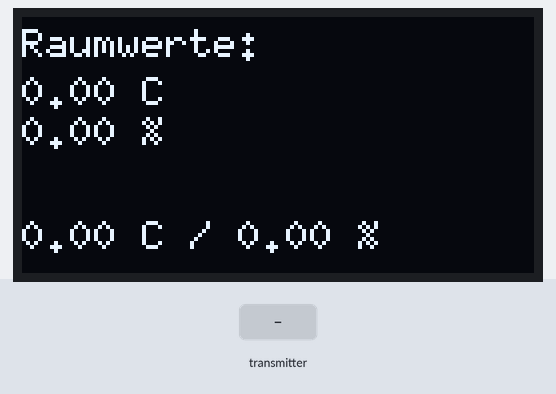
Simulated run of this sketch. Board: ESP32. On the bench: 128×64 one-colour display. The test bench sets the inputs (shaded band). What the sketch prints to the serial monitor is not drawn.

Above: at 1.3 s.
1.4 s: the transmitter starts sending raumTemp = 25
At 3.0 s:
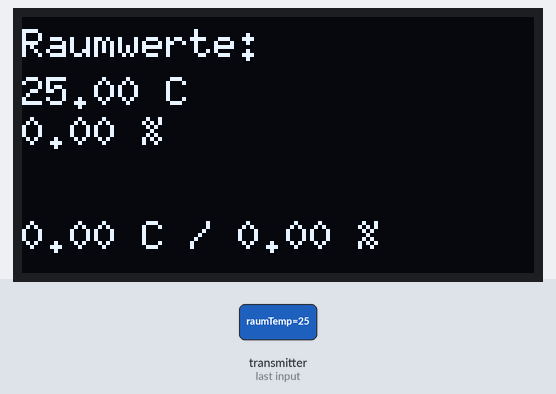
3.7 s: the transmitter starts sending raumHum = 25
At 5.2 s:
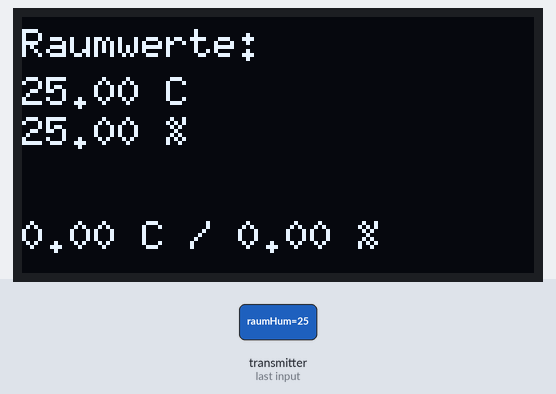
5.7 s: the transmitter starts sending wetterTemp = 25
At 7.4 s:
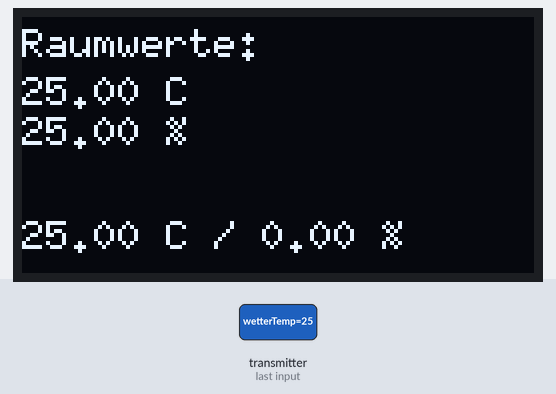
7.8 s: the transmitter starts sending wetterHum = 25
At 9.5 s:
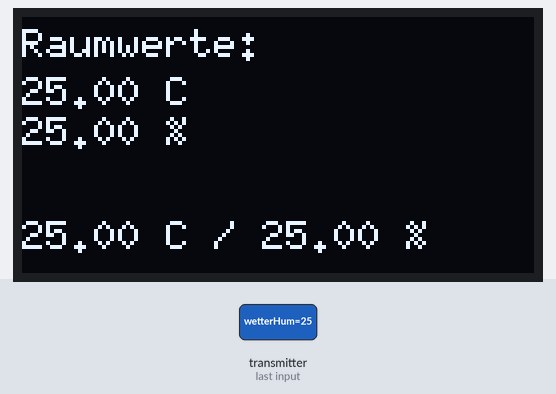
9.8 s: the transmitter starts sending ort = 0
11.9 s: the transmitter starts sending raumTemp = 0
At 12.8 s:
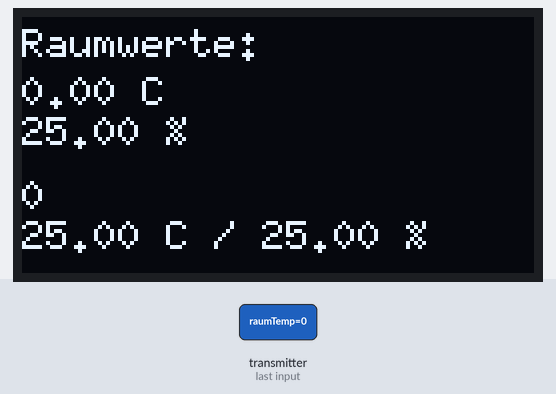
Timing chart, 0 to 14.9 s (numbered marks = the images above; inputs shaded):
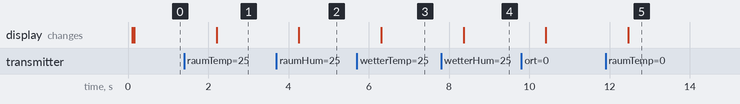

Measured:
- after the input at 1.4 s, the display: changes after 0.81 s (image 1)
- after the input at 3.7 s, the display: changes after 0.56 s (image 2)
- after the input at 5.7 s, the display: changes after 0.61 s (image 3)
- after the input at 7.8 s, the display: changes after 0.56 s (image 4)
- after the input at 11.9 s, the display: changes after 0.56 s (image 5)

The sketch:

SYT_receiver.ino
```cpp
#include <WiFi.h>
#include <esp_now.h>
#include <esp_wifi.h>
#include <Wire.h>
#include <U8g2lib.h>

U8G2_SH1106_128X64_NONAME_F_HW_I2C display(U8G2_R0,U8X8_PIN_NONE,22,21);

typedef struct struct_message {
  float raumTemp;
  float raumHum;
  float wetterTemp;
  float wetterHum;
  char ort[32];
} struct_message;

struct_message daten;

// KORREKTUR: Alte Callback-Signatur ohne 'esp_now_recv_info_t'
void onReceive(const uint8_t *mac, const uint8_t *incomingData, int len) {
  memcpy(&daten, incomingData, sizeof(daten));
  Serial.println("Daten empfangen");
}

void setup() {
  Serial.begin(115200);

  WiFi.mode(WIFI_STA);
  esp_wifi_set_promiscuous(true);
  esp_wifi_set_channel(1, WIFI_SECOND_CHAN_NONE);
  esp_wifi_set_promiscuous(false);
  delay(100);

  Serial.print("Receiver MAC: ");
  Serial.println(WiFi.macAddress());

  if (esp_now_init() != ESP_OK) {
    Serial.println("ESP-NOW Fehler");
    return;
  }

  // Jetzt passt die Funktion onReceive zur Erwartung des Board-Cores
  esp_now_register_recv_cb(onReceive);

  Wire.begin(21, 22);

  display.begin();
  display.enableUTF8Print();

  Serial.println("Receiver bereit");
}

void loop() {
 display.clearBuffer();					// Internen Puffer leeren
  display.setFont(u8g2_font_6x10_tf);	// Kleine Schrift wählen

  // Raumwerte
  display.drawStr(0, 10, "Raumwerte:");
  display.setCursor(0, 22);
  display.print(daten.raumTemp); display.print(" C");
  display.setCursor(0, 32);
  display.print(daten.raumHum); display.print(" %");

  // Wetter
  display.drawStr(0, 48, daten.ort);
  display.setCursor(0, 58);
  display.print(daten.wetterTemp); display.print(" C / ");
  display.print(daten.wetterHum); display.print(" %");

  display.sendBuffer();					// Alles auf das Display übertragen
  delay(1000);
}
```
